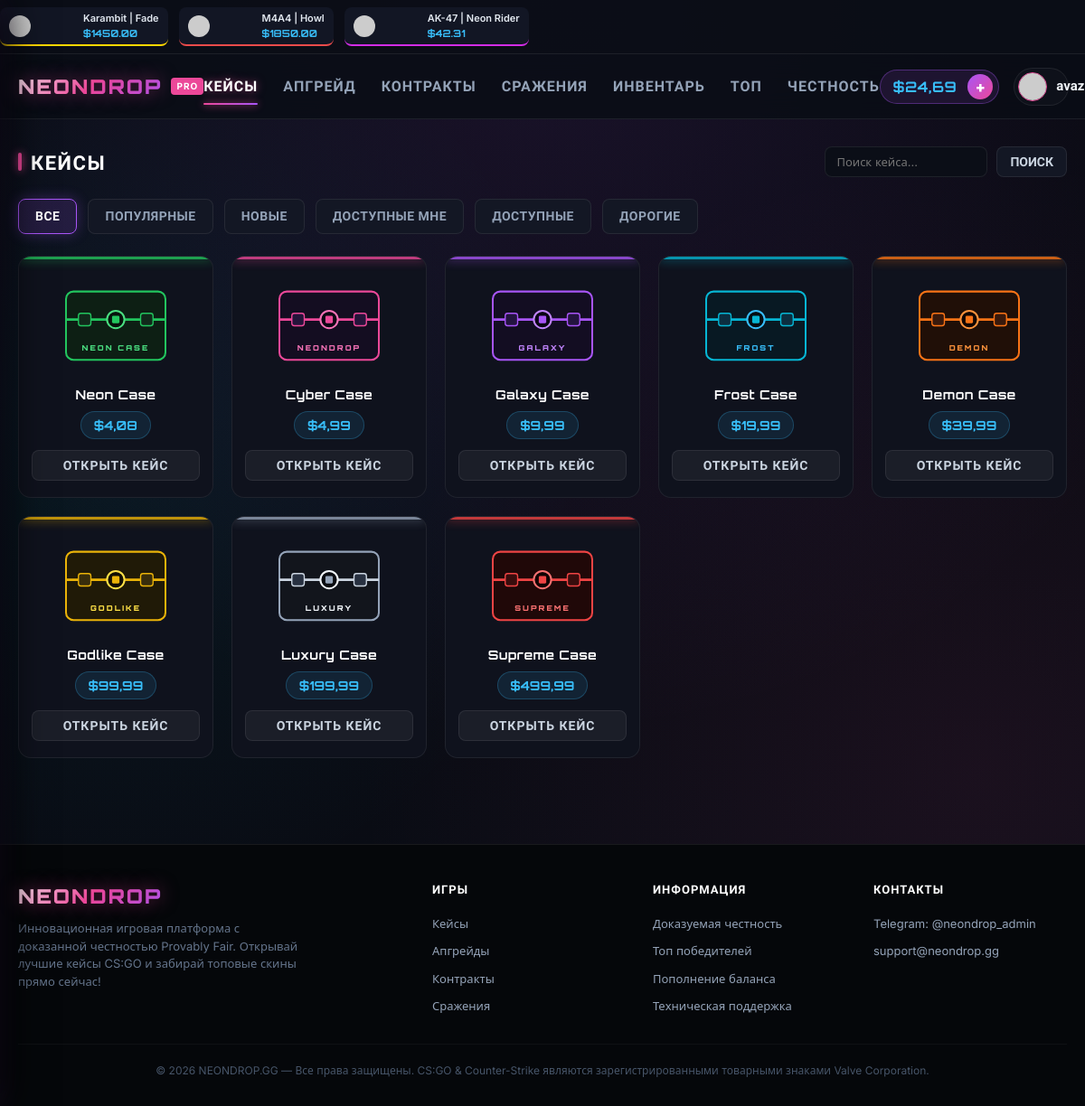
Screenshot of /cases/ (signed in) with the database file from the repository.
### users/models.py (models this page shows, shortened)
class Profile(models.Model):
    user = models.OneToOneField(User, on_delete=models.CASCADE, related_name='profile')
    balance = models.DecimalField(max_digits=12, decimal_places=2, default=Decimal('100.00'), verbose_name="Баланс ($)")
    telegram_username = models.CharField(max_length=100, blank=True, null=True, verbose_name="Telegram Username")
    avatar = models.ImageField(upload_to='avatars/', blank=True, null=True, verbose_name="Аватар")
    avatar_url = models.CharField(max_length=300, blank=True, null=True, verbose_name="URL Аватара (fallback)")
    total_opened = models.PositiveIntegerField(default=0, verbose_name="Открыто кейсов")
    total_winnings = models.DecimalField(max_digits=12, decimal_places=2, default=Decimal('0.00'), verbose_name="Сумма выигрышей ($)")
    created_at = models.DateTimeField(auto_now_add=True, verbose_name="Дата регистрации")
    class Meta:
        verbose_name = "Профиль пользователя"
        verbose_name_plural = "Профили пользователей"
        ordering = ['-created_at']
    @property
    def display_avatar(self):
        if self.avatar:
            return self.avatar.url
        if self.avatar_url:
            return self.avatar_url
        return f"https://api.dicebear.com/7.x/bottts/svg?seed={self.user.username}"

### cases/models.py (models this page shows, shortened)
class Category(models.Model):
    name = models.CharField(max_length=100, verbose_name="Название категории")
    slug = models.SlugField(max_length=100, unique=True, verbose_name="Слаг")
    order = models.PositiveIntegerField(default=0, verbose_name="Порядок")
    class Meta:
        verbose_name = "Категория кейсов"
        verbose_name_plural = "Категории кейсов"
        ordering = ['order', 'name']

class Case(models.Model):
    THEME_CHOICES = [
        ('neon-green', 'Neon Green (Зеленый)'),
        ('cyber-pink', 'Cyber Pink (Розовый/Маджента)'),
        ('galaxy-purple', 'Galaxy Purple (Фиолетовый)'),
        ('frost-cyan', 'Frost Cyan (Ледяной циан)'),
        ('demon-orange', 'Demon Orange (Огненный)'),
        ('godlike-gold', 'Godlike Gold (Золотой)'),
        ('luxury-silver', 'Luxury Silver (Серебряный)'),
        ('supreme-red', 'Supreme Red (Кровавый)'),
    ]
    THEME_ACCENT_COLORS = {
        'neon-green': '#22c55e',
        'cyber-pink': '#ec4899',
        'galaxy-purple': '#a855f7',
        'frost-cyan': '#06b6d4',
        'demon-orange': '#f97316',
        'godlike-gold': '#eab308',
        'luxury-silver': '#94a3b8',
        'supreme-red': '#ef4444',
    }
    name = models.CharField(max_length=150, verbose_name="Название кейса")
    slug = models.SlugField(max_length=150, unique=True, verbose_name="Слаг")
    category = models.ForeignKey(Category, on_delete=models.SET_NULL, null=True, blank=True, related_name='cases', verbose_name="Категория")
    price = models.DecimalField(max_digits=10, decimal_places=2, verbose_name="Цена открытия ($)")
    image = models.ImageField(upload_to='cases/', blank=True, null=True, verbose_name="Изображение кейса")
    image_url = models.CharField(max_length=500, blank=True, null=True, verbose_name="URL Изображения / SVG ID")
    color_theme = models.CharField(max_length=30, choices=THEME_CHOICES, default='cyber-pink', verbose_name="Цветовая тема")
    active = models.BooleanField(default=True, verbose_name="Активен")
    is_popular = models.BooleanField(default=False, verbose_name="Популярный кейс (на главной)")
    is_new = models.BooleanField(default=False, verbose_name="Новый кейс")
    order = models.PositiveIntegerField(default=0, verbose_name="Порядок сортировки")
    created_at = models.DateTimeField(auto_now_add=True, verbose_name="Дата создания")
    class Meta:
        verbose_name = "Кейс"
        verbose_name_plural = "Кейсы"
        ordering = ['order', 'price']
    @property
    def accent_color(self):
        return self.THEME_ACCENT_COLORS.get(self.color_theme, '#ec4899')

### cases/views.py (the view)
# urls.py: path('cases/', views.cases_list_view, name='cases_list'),
def cases_list_view(request):
    categories = Category.objects.all()
    active_category = request.GET.get('category', 'all')
    search_query = request.GET.get('q', '').strip()
    price_min = request.GET.get('min_price')
    price_max = request.GET.get('max_price')
    cases = Case.objects.filter(active=True)
    if active_category == 'popular':
        cases = cases.filter(is_popular=True)
    elif active_category == 'new':
        cases = cases.filter(is_new=True)
    elif active_category == 'affordable' and request.user.is_authenticated:
        cases = cases.filter(price__lte=request.user.profile.balance)
    elif active_category != 'all' and active_category != '':
        cases = cases.filter(category__slug=active_category)
    if search_query:
        cases = cases.filter(name__icontains=search_query)
    if price_min:
        try:
            cases = cases.filter(price__gte=Decimal(price_min))
        except Exception:
            pass
    if price_max:
        try:
            cases = cases.filter(price__lte=Decimal(price_max))
        except Exception:
            pass
    cases = cases.order_by('order', 'price')
    context = {
        'cases': cases,
        'categories': categories,
        'active_category': active_category,
        'search_query': search_query,
        'price_min': price_min or 0,
        'price_max': price_max or 1000,
        'active_tab': 'cases',
    }
    return render(request, 'cases.html', context)

### templates/cases.html (shortened to what this page needs)
{% extends 'base.html' %}
{% load static humanize %}
{% block content %}
<div class="container" style="padding-top: 30px; padding-bottom: 50px;">
  <div class="section-header" style="flex-wrap: wrap; gap: 16px;">
    <h1 class="section-title">КЕЙСЫ</h1>
    <form method="get" action="{% url 'cases:cases_list' %}" style="display: flex; gap: 10px; align-items: center;">
      <input type="text" name="q" value="{{ search_query }}" placeholder="Поиск кейса..." class="input-cyber" style="width: 180px; padding: 8px 12px; font-size: 13px;">
      <button type="submit" class="btn-cyber-outline" style="padding: 8px 14px;">Поиск</button>
    </form>
  </div>
  <div class="filter-tabs-bar">
    <a href="{% url 'cases:cases_list' %}?category=all" class="filter-chip {% if active_category == 'all' or not active_category %}active{% endif %}">
      ВСЕ
    </a>
    <a href="{% url 'cases:cases_list' %}?category=popular" class="filter-chip {% if active_category == 'popular' %}active{% endif %}">
      ПОПУЛЯРНЫЕ
    </a>
    <a href="{% url 'cases:cases_list' %}?category=new" class="filter-chip {% if active_category == 'new' %}active{% endif %}">
      НОВЫЕ
    </a>
    {% if user.is_authenticated %}
    <a href="{% url 'cases:cases_list' %}?category=affordable" class="filter-chip {% if active_category == 'affordable' %}active{% endif %}">
      ДОСТУПНЫЕ МНЕ
    </a>
    {% endif %}
    {% for cat in categories %}
      {% if cat.slug != 'popular' and cat.slug != 'new' %}
      <a href="{% url 'cases:cases_list' %}?category={{ cat.slug }}" class="filter-chip {% if active_category == cat.slug %}active{% endif %}">
        {{ cat.name|upper }}
      </a>
      {% endif %}
    {% endfor %}
  </div>
  <div class="cases-grid">
    {% for case in cases %}
      <a href="{% url 'cases:case_detail' case.slug %}" class="case-card" style="--case-accent: {{ case.accent_color }};">
        <div class="case-card-img-wrapper">
          <svg class="case-card-img" viewBox="0 0 200 160">
            <use href="#icon-case-{{ case.color_theme }}"></use>
          </svg>
        </div>
        <h3 class="case-card-name">{{ case.name }}</h3>
        <div class="case-card-price">${{ case.price|floatformat:2 }}</div>
        <button class="case-card-btn">ОТКРЫТЬ КЕЙС</button>
      </a>
    {% empty %}
      <div style="grid-column: 1 / -1; text-align: center; padding: 60px 20px; color: #94a3b8;">
        <h3>Кейсы не найдены по вашему запросу</h3>
        <a href="{% url 'cases:cases_list' %}" class="btn-cyber-outline" style="margin-top: 15px; display: inline-block;">Сбросить фильтры</a>
      </div>
    {% endfor %}
  </div>
</div>
{% endblock %}

### templates/base.html (shortened to what this page needs)
{% load static humanize %}
<!DOCTYPE html>
<html lang="ru">
<head>
  <link rel="stylesheet" href="{% static 'css/main.css' %}">
  <link rel="stylesheet" href="{% static 'css/components.css' %}">
  <link rel="stylesheet" href="{% static 'css/roulette.css' %}">
  <link rel="stylesheet" href="{% static 'css/responsive.css' %}">
</head>
<body>
  <div class="live-drops-bar">
    <div class="live-drops-track" id="liveDropsTrack">
      {% for drop in recent_drops %}
      <div class="drop-item-chip" style="border-bottom-color: {{ drop.item.rarity_color }};">
        <img src="{{ drop.user.profile.display_avatar }}" class="drop-chip-user-avatar" alt="{{ drop.user.username }}">
        <svg class="drop-chip-weapon-icon"><use href="#icon-{{ drop.item.image_url|default:'generic_weapon' }}"></use></svg>
        <div class="drop-chip-info">
          <span class="drop-chip-name">{{ drop.item.name }}</span>
          <span class="drop-chip-price">${{ drop.item.value|floatformat:2 }}</span>
        </div>
      </div>
      {% empty %}
      <div class="drop-item-chip" style="border-bottom-color: #ffd700;">
        <img src="https://api.dicebear.com/7.x/bottts/svg?seed=Smoke" class="drop-chip-user-avatar" alt="User">
        <svg class="drop-chip-weapon-icon"><use href="#icon-knife_karambit_fade"></use></svg>
        <div class="drop-chip-info">
          <span class="drop-chip-name">Karambit | Fade</span>
          <span class="drop-chip-price">$1450.00</span>
        </div>
      </div>
      <div class="drop-item-chip" style="border-bottom-color: #eb4b4b;">
        <img src="https://api.dicebear.com/7.x/bottts/svg?seed=Reed" class="drop-chip-user-avatar" alt="User">
        <svg class="drop-chip-weapon-icon"><use href="#icon-m4a4_howl"></use></svg>
        <div class="drop-chip-info">
          <span class="drop-chip-name">M4A4 | Howl</span>
          <span class="drop-chip-price">$1850.00</span>
        </div>
      </div>
      <div class="drop-item-chip" style="border-bottom-color: #d32ce6;">
        <img src="https://api.dicebear.com/7.x/bottts/svg?seed=Shroud" class="drop-chip-user-avatar" alt="User">
        <svg class="drop-chip-weapon-icon"><use href="#icon-ak47_neon_rider"></use></svg>
        <div class="drop-chip-info">
          <span class="drop-chip-name">AK-47 | Neon Rider</span>
          <span class="drop-chip-price">$42.31</span>
        </div>
      </div>
      {% endfor %}
    </div>
  </div>
  <header class="site-header">
    <div class="container header-inner">
      <div style="display: flex; align-items: center; gap: 10px;">
        <a href="{% url 'cases:home' %}" class="logo-wrapper">
          <span class="logo-text">NEONDROP</span>
          <span class="logo-badge">PRO</span>
        </a>
      </div>
      <nav class="main-nav">
        <a href="{% url 'cases:cases_list' %}" class="nav-link {% if active_tab == 'cases' %}active{% endif %}">Кейсы</a>
        <a href="{% url 'upgrades:index' %}" class="nav-link {% if active_tab == 'upgrade' %}active{% endif %}">Апгрейд</a>
        <a href="{% url 'contracts:index' %}" class="nav-link {% if active_tab == 'contracts' %}active{% endif %}">Контракты</a>
        <a href="{% url 'battles:index' %}" class="nav-link {% if active_tab == 'battles' %}active{% endif %}">Сражения</a>
        <a href="{% url 'inventory:index' %}" class="nav-link {% if active_tab == 'inventory' %}active{% endif %}">Инвентарь</a>
        <a href="{% url 'cases:top' %}" class="nav-link {% if active_tab == 'top' %}active{% endif %}">Топ</a>
        <a href="{% url 'cases:fairness' %}" class="nav-link {% if active_tab == 'fairness' %}active{% endif %}">Честность</a>
      </nav>
      <div class="header-actions">
        {% if user.is_authenticated %}
          <div class="balance-pill">
            <span class="balance-amount user-balance-val">${{ user_balance|floatformat:2|intcomma }}</span>
            <a href="{% url 'payments:deposit' %}" class="btn-topup-plus" title="Пополнить баланс">+</a>
          </div>
          <a href="{% url 'users:profile' %}" class="user-menu-trigger">
            <img src="{{ user_profile.display_avatar }}" alt="{{ user.username }}" class="user-avatar-sm">
            <span class="user-name-sm">{{ user.username }}</span>
          </a>
        {% else %}
          <a href="{% url 'users:login' %}" class="btn-login">Авторизоваться</a>
          <a href="{% url 'users:register' %}" class="btn-register">Регистрация</a>
        {% endif %}
      </div>
    </div>
  </header>
  <main class="main-content-wrapper">
    {% block content %}{% endblock %}
  </main>
  <footer class="site-footer">
    <div class="container">
      <div class="footer-grid">
        <div class="footer-brand">
          <div class="logo-wrapper">
            <span class="logo-text">NEONDROP</span>
          </div>
          <p>Инновационная игровая платформа с доказанной честностью Provably Fair. Открывай лучшие кейсы CS:GO и забирай топовые скины прямо сейчас!</p>
        </div>
        <div>
          <h4 class="footer-heading">Игры</h4>
          <ul class="footer-links">
            <li><a href="{% url 'cases:cases_list' %}">Кейсы</a></li>
            <li><a href="{% url 'upgrades:index' %}">Апгрейды</a></li>
            <li><a href="{% url 'contracts:index' %}">Контракты</a></li>
            <li><a href="{% url 'battles:index' %}">Сражения</a></li>
          </ul>
        </div>
        <div>
          <h4 class="footer-heading">Информация</h4>
          <ul class="footer-links">
            <li><a href="{% url 'cases:fairness' %}">Доказуемая честность</a></li>
            <li><a href="{% url 'cases:top' %}">Топ победителей</a></li>
            <li><a href="{% url 'payments:deposit' %}">Пополнение баланса</a></li>
            <li><a href="https://t.me/neondrop_admin" target="_blank">Техническая поддержка</a></li>
          </ul>
        </div>
        <div>
          <h4 class="footer-heading">Контакты</h4>
          <ul class="footer-links">
            <li><a href="https://t.me/neondrop_admin" target="_blank">Telegram: @neondrop_admin</a></li>
            <li><a href="mailto:support@neondrop.gg">support@neondrop.gg</a></li>
          </ul>
        </div>
      </div>
      <div class="footer-bottom">
        <p>&copy; 2026 NEONDROP.GG — Все права защищены. CS:GO & Counter-Strike являются зарегистрированными товарными знаками Valve Corporation.</p>
      </div>
    </div>
  </footer>
</body>
</html>

### rows the page displays
Profile: balance "24,69"
Category: name "ДОСТУПНЫЕ"
Category: name "ДОРОГИЕ"
Case: name "Neon Case", price "4,08"
Case: name "Cyber Case", price "4,99"
Case: name "Galaxy Case", price "9,99"
Case: name "Frost Case", price "19,99"
Case: name "Demon Case", price "39,99"
Case: name "Godlike Case", price "99,99"
Case: name "Luxury Case", price "199,99"
Case: name "Supreme Case", price "499,99"

### other values shown
{{ user.username }} "avaz"
